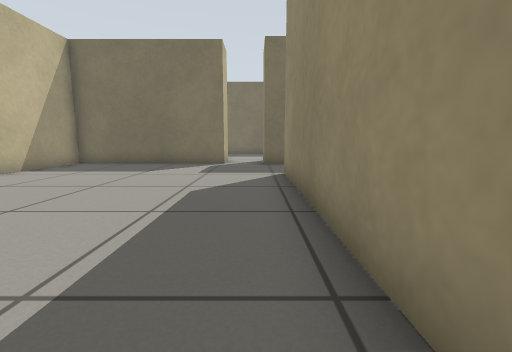
View 1 (above)

16 first-person views from a walk through a robot-simulator world made for Gazebo. The camera is 0.5 m above the floor, tilts 8° down and sees 90° across. The floor is counted in squares, 0.5 m on a side. Each view is taken from the middle of a square. On the plan, view 1 faces up. The plan holds only what a view shows up to about 11 squares ahead; the rest is blank.

View 2
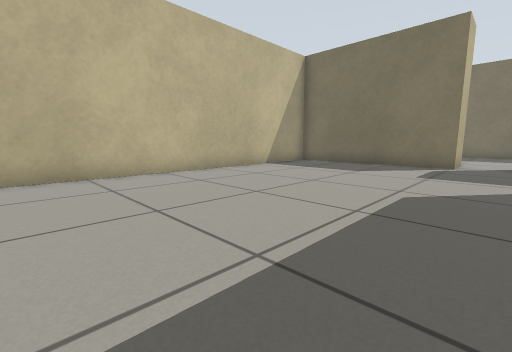

View 3
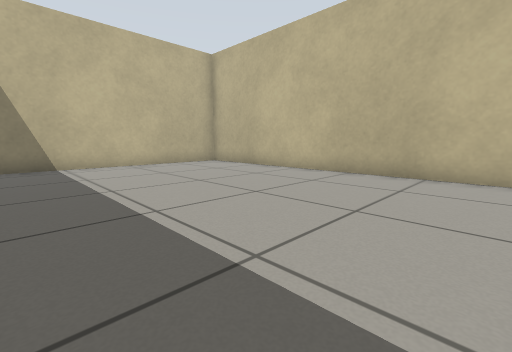

View 4
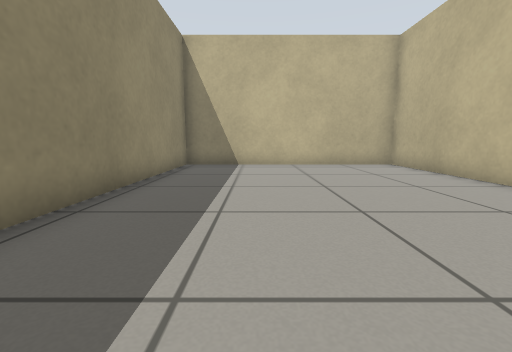

View 5
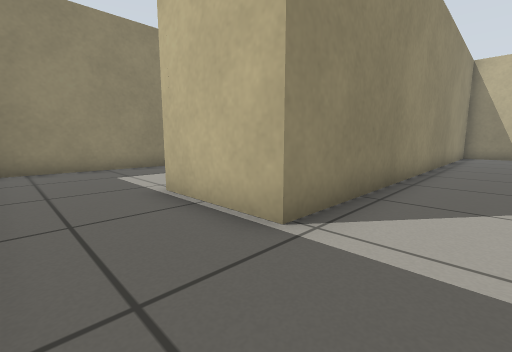

View 6
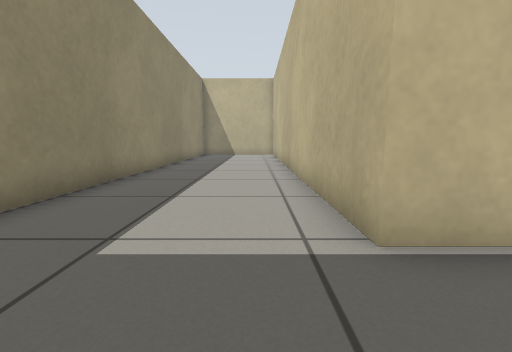

View 7
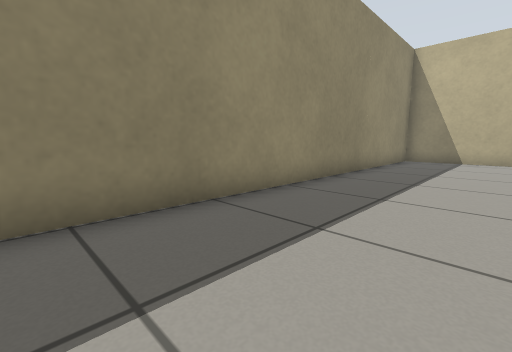

View 8
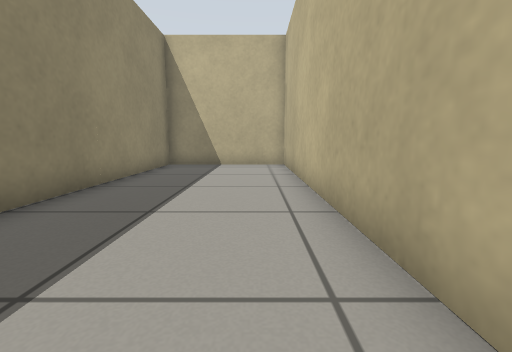

View 9
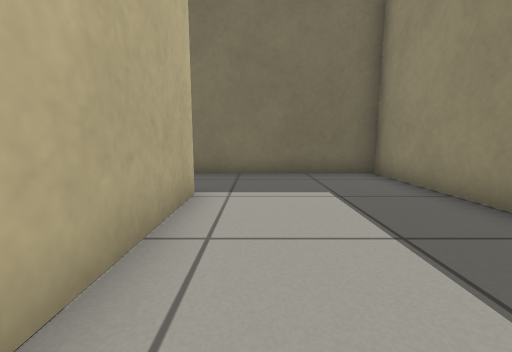

View 10
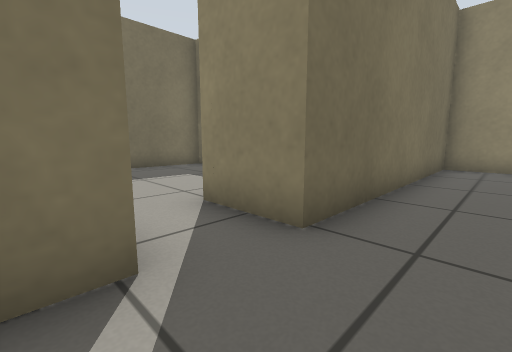

View 11
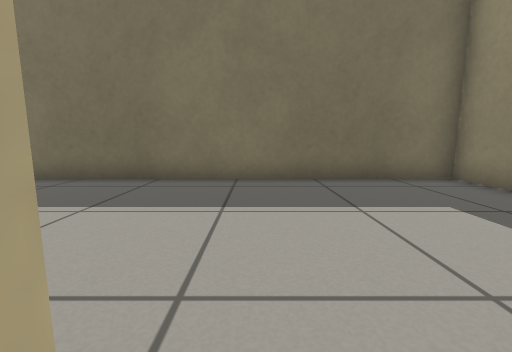

View 12
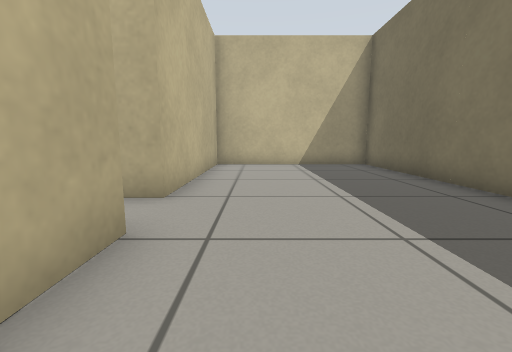

View 13
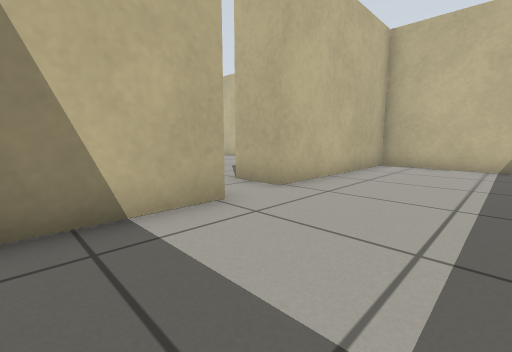

View 14
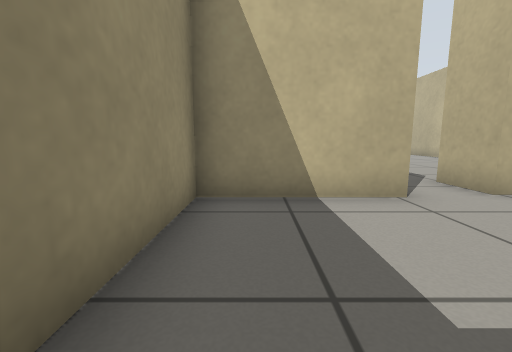

View 15
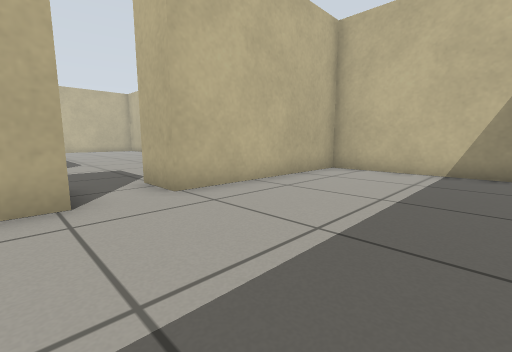

View 16
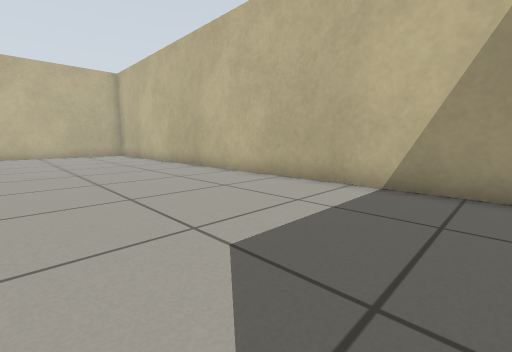

### Floor plan
Points are (right, up) in squares from view 1. A wall is a line through its corners. A room is listed if a view was taken in it or the views show most of it. See-through windows are left out.
Room 1 (views 1, 2, 3, 4, 5, 6, 7, 8, 9, 10, 16)
walls: (-1.4, 10.9) (-7.6, 10.9) (-7.6, -7.5) (0.8, -7.5) (0.8, 7.7) (3.8, 7.7) (3.8, -7.5) (8.5, -7.5) (8.5, 10.6) (0.4, 10.6)
ways out: opening at (-0.5, 11.5) to room 2
Room 2 (views 11, 12, 13, 14, 15)
walls: (0.4, 10.6) (0.4, 12.6) (4, 12.6) (4, 18.5) (-7.6, 18.5) (-7.6, 12.4) (-1.4, 12.4) (-1.4, 10.9)
ways out: opening at (-0.5, 11.5) to room 1

Positions as (right, up) in squares from view 1, and headings:
1: (0, 0), facing up
2: (0, 0), facing up-left
3: (0, 3), facing down-left
4: (-2, 3), facing down
5: (-1, 10), facing down-right
6: (5, 10), facing down
7: (5, 6), facing down-right
8: (5, 3), facing down
9: (5, 3), facing up
10: (-2, 9), facing up-right
11: (-1, 12), facing up
12: (3, 14), facing left
13: (3, 16), facing down-left
14: (3, 17), facing down
15: (1, 17), facing down-left
16: (-2, 10), facing down-left
